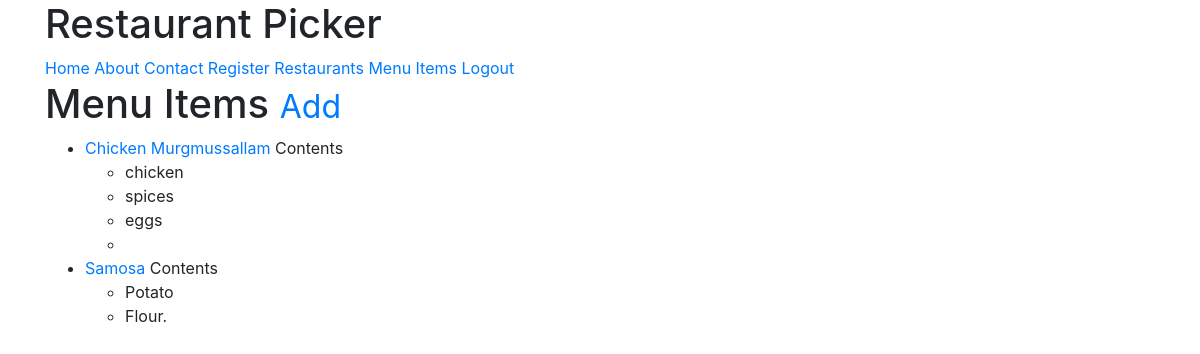
The page /items/ (signed in) on the database its author committed.
### menus/models.py (models this page shows, shortened)
class Item(models.Model):
    user    = models.ForeignKey(User, on_delete=models.CASCADE)
    restaurant = models.ForeignKey(RestaurantLocation, on_delete=models.CASCADE)
    name = models.CharField(max_length = 120)
    contents  = models.TextField(help_text='Separate each item by comma')
    excludes  = models.TextField(
        blank=True,
        null=True,
        help_text='Separate each item by comma'
    )
    public = models.BooleanField(default=True)
    timestamp   = models.DateTimeField(auto_now_add=True)
    updated     = models.DateTimeField(auto_now=True)
    class Meta:
        ordering = ['-updated','-timestamp']
    def get_absolute_url(self):
        return reverse('menus:detail',kwargs={'pk':self.pk})
    def get_contents(self):
        return self.contents.split(",")

### menus/views.py (the view)
# urls.py: path('',ItemListView.as_view(),name='list'),
class ItemListView(LoginRequiredMixin,ListView):
    def get_queryset(self):
        return Item.objects.filter(user=self.request.user)

### menus/templates/menus/item_list.html (shortened to what this page needs)
{% extends 'base.html' %}
{% block content %}
<h1>Menu Items <small><a href="{% url 'menus:create' %}">Add</a></small></h1>
<ul>
  {% for obj in object_list %}
  <li><a href="{{ obj.get_absolute_url }}">{{ obj.name }}</a>
  {% if obj.contents %}
  Contents
  <ul>
    {% for item in obj.get_contents %}
      <li>{{ item }}</li>
    {% endfor %}
  </ul>
  {% endif %}
  {% endfor %}
</ul>
{% endblock content %}

### rows shown on the page
Item: name "Chicken Murgmussallam", get_contents "chicken" "spices" "eggs"
Item: name "Samosa", get_contents "Potato" "Flour."
